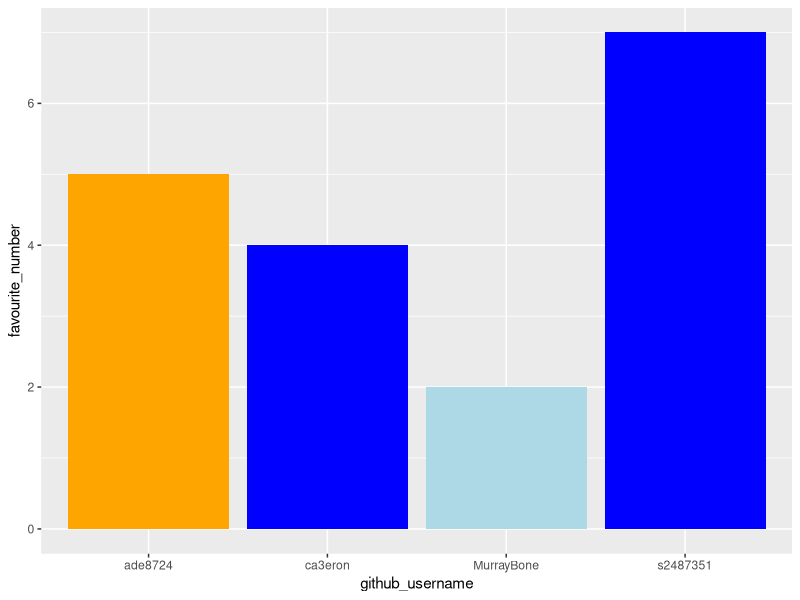
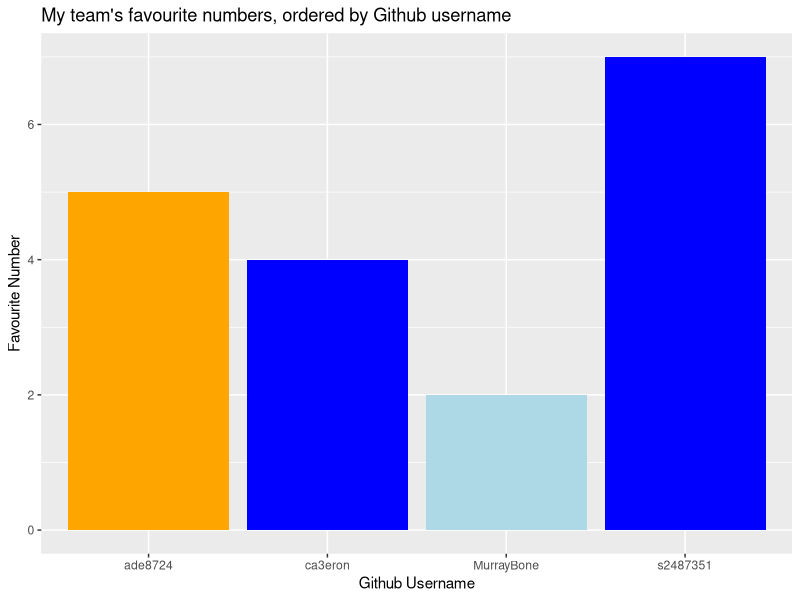
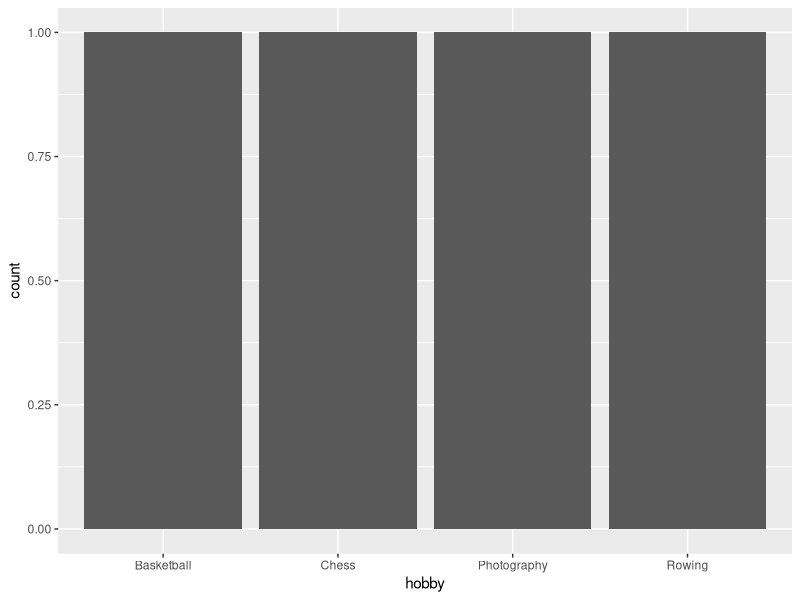

Recreate these plots in R, in order.
## ---- chunk 1
library(tidyverse) 
## ---- chunk 2
team_data <- tibble(
  name = c("Cameron", "Matt", "Ade", 
           "Murray"),
  github_username = c("ca3eron", "s2487351", "ade8724", 
                      "MurrayBone"), 
  colour = c("Blue", "Blue", "Orange", 
             "Light Blue"),
  hobby = c("Photography", "Chess", "Basketball", 
            "Rowing"),
  favourite_number = c(4, 7, 5, 2)
  )

team_data
## ---- chunk 3
p1 <- ggplot(data = team_data, 
             mapping = aes(x = github_username, 
                           y = favourite_number,
                           fill = colour), 
             ) +
   geom_col() +
   scale_fill_identity()
p1
## ---- chunk 4
p1 + labs(x = "Github Username", 
          y = "Favourite Number",
          title = "My team's favourite numbers, ordered by Github username")
## ---- chunk 5
p2 <- ggplot(team_data, aes(x = hobby)) +
  geom_bar()
p2
